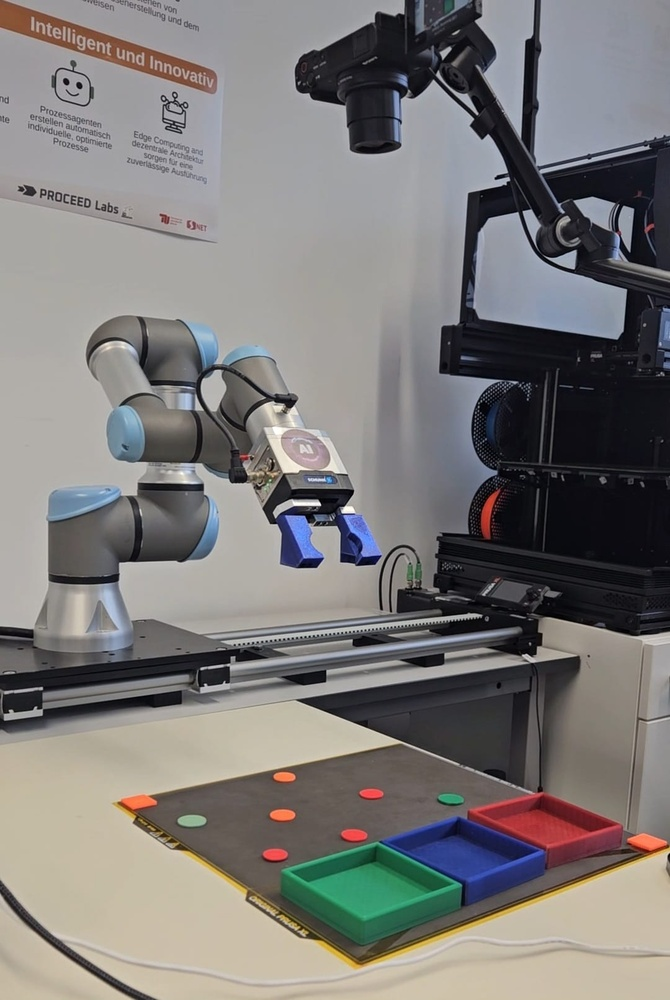
#> input picture sprachgesteuerter-roboter/bilder/aufbau.jpeg, 670 x 1000 px, shrunk from 1080 x 1612 before the run
$ python -i coin_detection.py   (imports and definitions only)
#> lines starting #> are read from the running program, lines starting #| are printed output that depends on the picture; after the words box and inside, x2 and y2 are one past the last pixel; in counts of white or black regions, pixels touching at a corner belong together
#> further down, picture is the input picture: shape (1000, 670, 3); mean B, G, R 120.5, 122.1, 124.7
"""
Object detection: coins and target boxes.

Coins are found as circles via a Canny edge map feeding a Hough transform, then
classified by the mean colour inside the detected circle. Boxes are found as
large coloured blobs across the full frame.

The HSV thresholds below were tuned empirically for the specific camera and
lighting rig used in the lab. They are the part of this pipeline most likely to
need retuning on different hardware.
"""

import cv2
import numpy as np

MIN_RADIUS = 18
MAX_RADIUS = 40
MIN_DIST = 80
MIN_BOX_AREA = 200


def detect_circles(frame):
    """Detect coin-sized circles. Returns an array of (x, y, r) in pixels."""
    gray = cv2.cvtColor(frame, cv2.COLOR_BGR2GRAY)
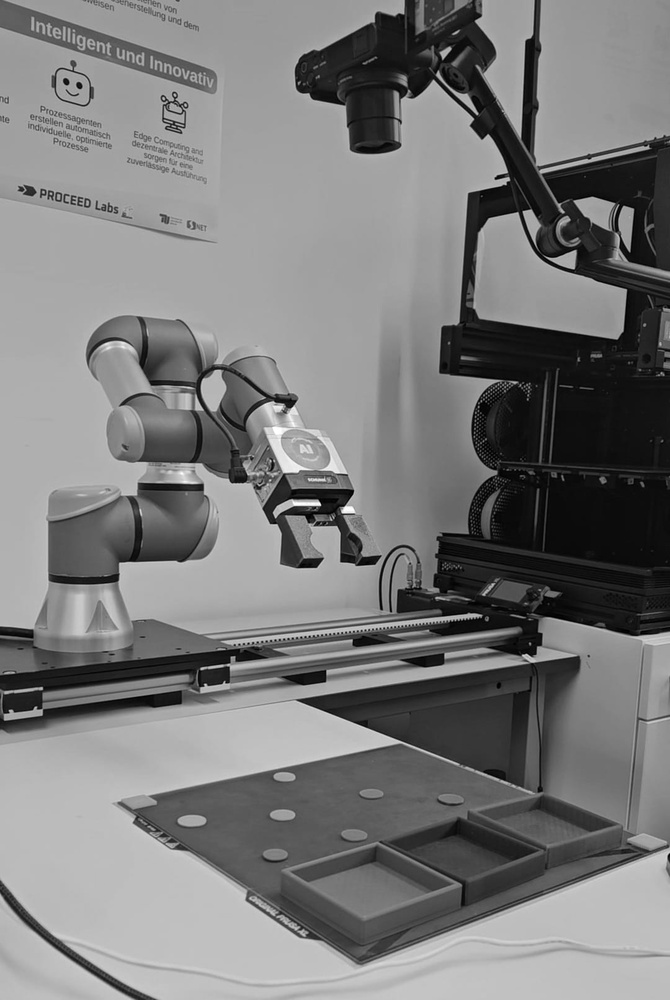
#> gray: shape (1000, 670); min 0, max 255, mean 122.7
    gray = cv2.equalizeHist(gray)
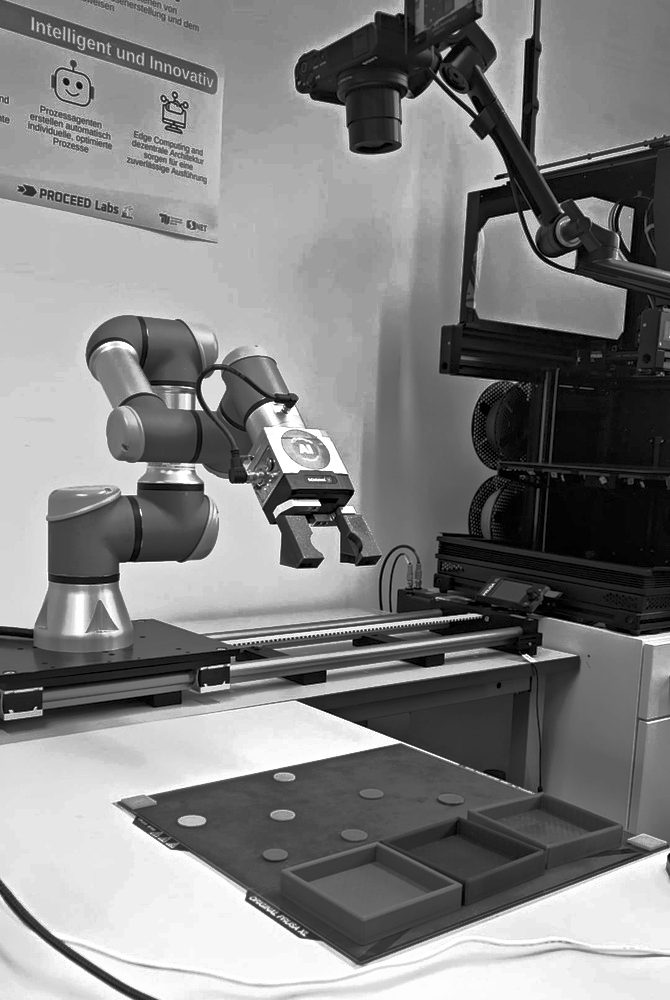
#> gray: shape (1000, 670); min 0, max 255, mean 128.6
    gray = cv2.GaussianBlur(gray, (5, 5), 1.2)

    # Running Hough on an explicit edge map proved more selective here than
    # letting HoughCircles derive edges itself.
    edges = cv2.Canny(gray, 60, 150)
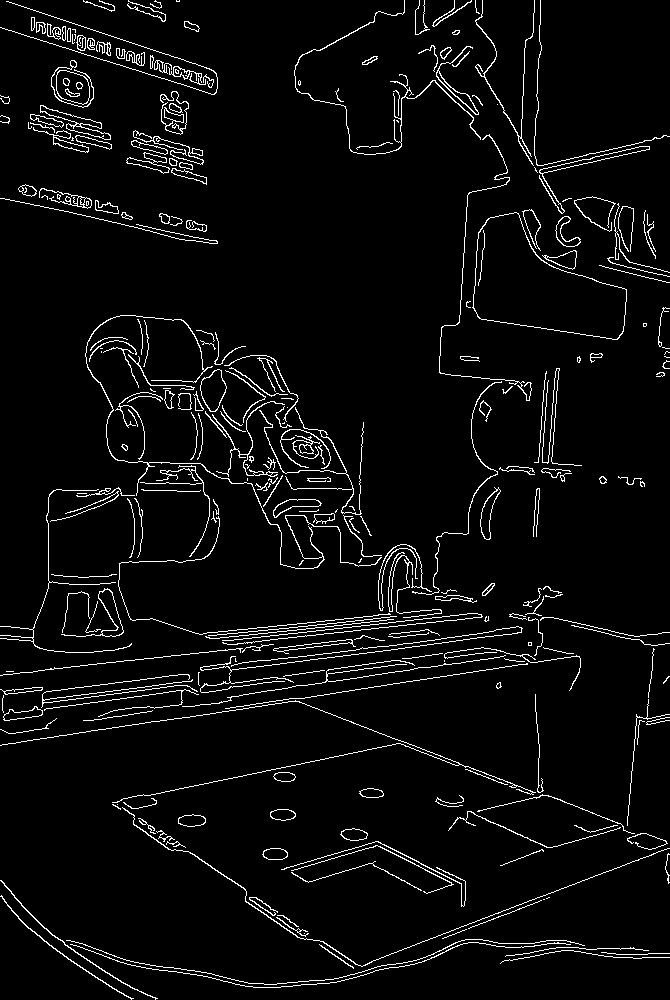
#> edges: shape (1000, 670); 4.5% white in thin lines or dots
    edges = cv2.dilate(edges, np.ones((3, 3), np.uint8), iterations=1)
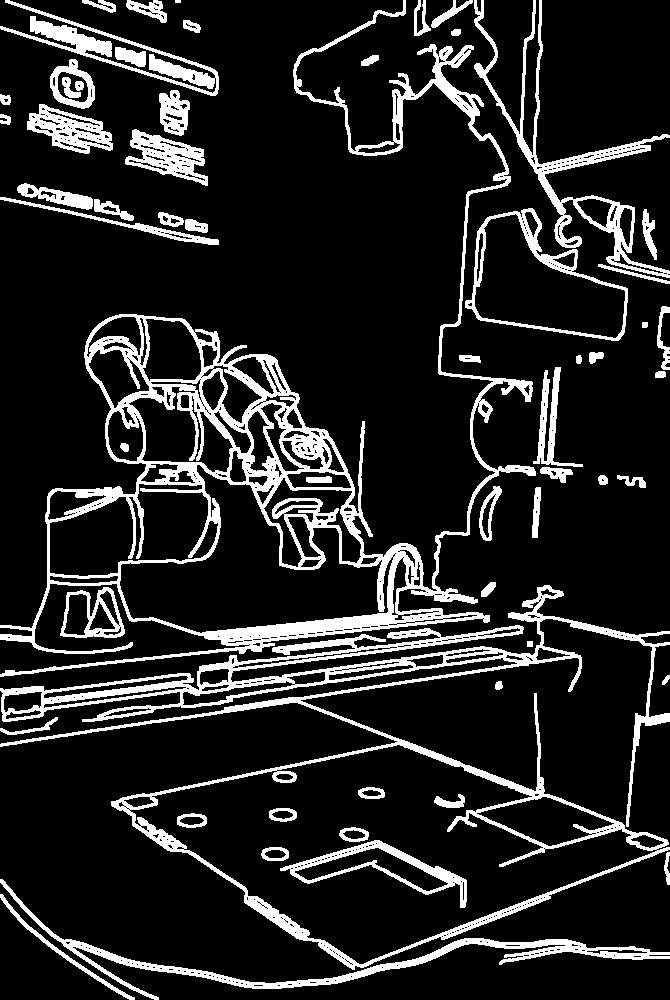
#> edges: shape (1000, 670); 14.3% white; 59 white regions (1 under 20 px), largest, box (x1, y1, x2, y2) and area: (0, 0, 536, 677) 33640, (0, 585, 670, 970) 23714, (474, 0, 670, 278) 5587

    circles = cv2.HoughCircles(
        edges, cv2.HOUGH_GRADIENT,
        dp=1.4, minDist=MIN_DIST, param1=180, param2=50,
        minRadius=MIN_RADIUS, maxRadius=MAX_RADIUS,
    )
#> circles = [[301.7, 465.5, 39.14], [164.5, 441.7, 39.14], [94.5, 605.5, 31.3], [409.5, 598.5, 26.82], [112.7, 360.5, 26.82]]
    if circles is None:
        return []
    return np.uint16(np.around(circles[0, :]))


# [69 lines left out: functions mean_color_in_circle, classify_color, detect_coins, select_detections, not called in this run]

>>> import cv2
>>> picture = cv2.imread('bilder/aufbau.jpeg')
>>> result = detect_circles(picture)
#> result = [[302, 466, 39], [164, 442, 39], [94, 606, 31], [410, 598, 27], [113, 360, 27]]
